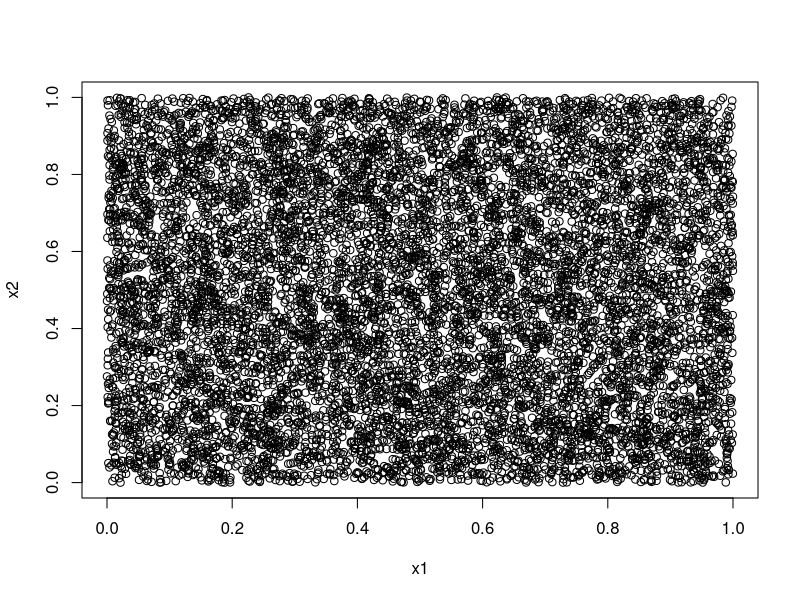
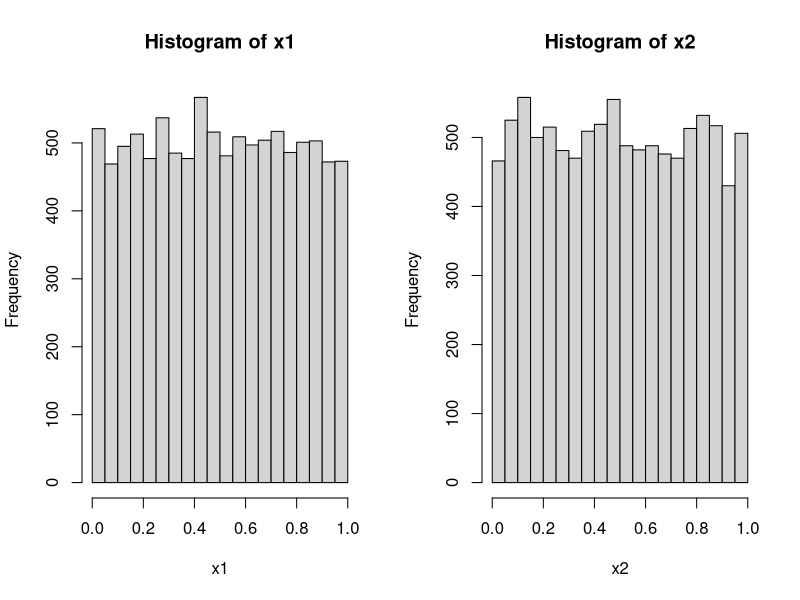
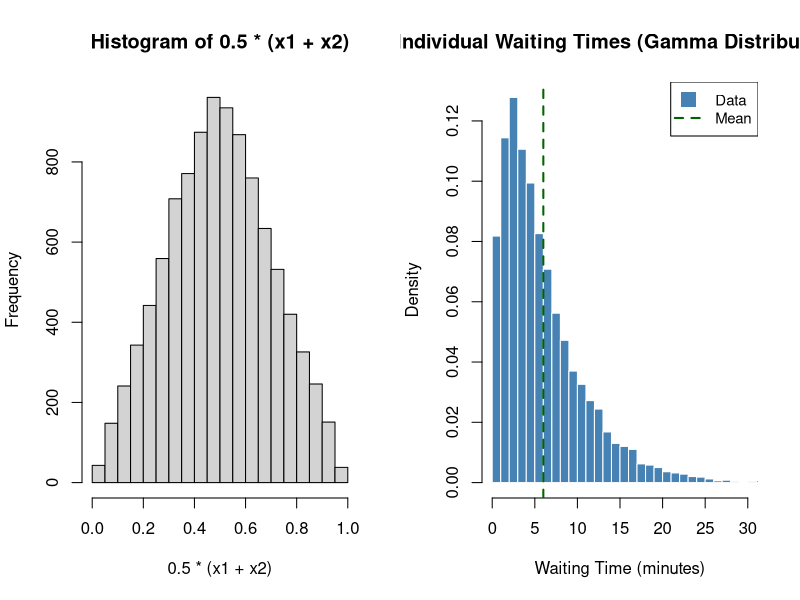

The R source for these figures, in order: (Note: this script raises an error after producing the figures.)
## ---- chunk 1
knitr::opts_chunk$set(echo = TRUE, warning = FALSE, message = FALSE, fig.width = 10, fig.height = 6)
set.seed(123)
## ---- chunk 2
## Sample 10000 values for 2 variables according to a uniform distribution

x1 <- runif(10000)
x2 <- runif(10000)
## ---- chunk 3
plot (x1,x2)
## ---- chunk 4
par(mfrow=c(1,2))
hist(x1)
hist(x2)
    
## ---- chunk 5
hist(0.5*(x1+x2))
## ---- chunk 6
# Parameters of the Gamma distribution - NOT important to know or understand
            ########### THE CODE HERE IS NOT IMPORTANT ###########
shape_param <- 1.5
scale_param <- 4

# Theoretical values
mu <- shape_param * scale_param
sigma <- sqrt(shape_param * scale_param^2)

# Generate sample data to visualize possible waiting time
individual_times <- rgamma(5000, shape = shape_param, scale = scale_param)

# Plot
hist(individual_times, breaks = 50, freq = FALSE, 
     col = "steelblue", border = "white",
     main = "Individual Waiting Times (Gamma Distribution)",
     xlab = "Waiting Time (minutes)", ylab = "Density",
     xlim = c(0, 30))

# Add mean line
abline(v = mu, col = "darkgreen", lty = 2, lwd = 2)
legend("topright", legend = c("Data", "Mean"),
       col = c("steelblue", "darkgreen"), 
       lty = c(NA, 2), lwd = c(NA, 2), 
       pch = c(15, NA), pt.cex = 2, cex = 0.9)
## ---- chunk 7
# ============================================
# This is the number of customers over which the owner computes the average.
# CHANGE THIS VALUE TO EXPERIMENT!
number_clients <- 2  # Try: 2, 5, 10, 30, 50, 200
# ============================================

num_days <- 1000 # Number of days in which the survey is conducted

# Simulate sample means
sample_means <- replicate(num_days, {
  sample_data <- rgamma(number_clients, shape = shape_param, scale = scale_param) # random simulation
  mean(sample_data)
})

# Theoretical parameters for sampling distribution
theoretical_mean <- mu
theoretical_se <- sigma / sqrt(sample_size)
## ---- chunk 8
# Create two-panel plot
par(mfrow = c(2, 1), mar = c(4, 4, 3, 2))

# Panel 1: Histogram with normal overlay
hist(sample_means, breaks = 40, freq = FALSE, 
     col = "coral", border = "white",
     main = paste("Distribution of Sample Means (n =", sample_size, ")"),
     xlab = "Sample Mean Waiting Time (minutes)", ylab = "Density",
     xlim = c(2, 15))

# Add theoretical normal curve
x_vals <- seq(2, 15, length.out = 500)
lines(x_vals, dnorm(x_vals, mean = theoretical_mean, sd = theoretical_se), 
      col = "blue", lwd = 2)

# Add mean line
abline(v = theoretical_mean, col = "darkgreen", lty = 2, lwd = 2)

legend("topleft", legend = c("Sample Means", "Theoretical Normal", "Mean"),
       col = c("coral", "blue", "darkgreen"), 
       lty = c(NA, 1, 2), lwd = c(NA, 2, 2), 
       pch = c(15, NA, NA), pt.cex = 2, cex = 0.9)

# Panel 2: Q-Q plot
qqnorm(sample_means, main = "Q-Q Plot: Are Sample Means Normal?",
       col = "coral", pch = 16, cex = 0.6)
qqline(sample_means, col = "blue", lwd = 2)

par(mfrow = c(1, 1))
## ---- chunk 9
# Generate sample means for n = 2, 10, 200
qqplot_sizes <- c(2, 10, 200)

qqplot_means_list <- list()

for (i in seq_along(qqplot_sizes)) {
  n <- qqplot_sizes[i]
  qqplot_means_list[[i]] <- replicate(5000, 
                                      mean(rgamma(n, shape = shape_param, scale = scale_param)))
}

# Create three-panel Q-Q plot
par(mfrow = c(1, 3), mar = c(4, 4, 3, 2))

colors_qq <- c("#e74c3c", "#3498db", "#9b59b6")

for (i in seq_along(qqplot_sizes)) {
  qqnorm(qqplot_means_list[[i]], 
         main = paste("Q-Q Plot: n =", qqplot_sizes[i]),
         col = colors_qq[i], pch = 16, cex = 0.6,
         xlab = "Theoretical Quantiles", ylab = "Sample Quantiles")
  qqline(qqplot_means_list[[i]], col = "black", lwd = 2)
}

par(mfrow = c(1, 1))
## ---- chunk 10
# Range of sample sizes to explore
sample_sizes <- seq(2, 200, by = 2)

# Simulate SE for each sample size
simulated_se <- sapply(sample_sizes, function(n) {
  sample_means_n <- replicate(1000, {
    mean(rgamma(n, shape = shape_param, scale = scale_param))
  })
  sd(sample_means_n)
})

# Theoretical SE
theoretical_se_values <- sigma / sqrt(sample_sizes)

# Plot
plot(sample_sizes, simulated_se, 
     type = "p", pch = 16, col = "coral", cex = 1.2,
     main = "Standard Error vs. Sample Size",
     xlab = "Sample Size (n)",
     ylab = "Standard Error (SE)",
     ylim = c(0, max(simulated_se) * 1.1))

# Add theoretical curve
lines(sample_sizes, theoretical_se_values, col = "blue", lwd = 2.5)

# Add equation
text(180, max(simulated_se) * 0.92, 
     expression(SE == sigma/sqrt(n)),
     col = "blue", cex = 1.2)

# Add grid
grid(col = "gray80", lty = 2)

# Add legend
legend("topright", legend = c("Simulated SE", "Theoretical SE"),
       col = c("coral", "blue"), pch = c(16, NA), lty = c(NA, 1), 
       lwd = c(NA, 2.5), pt.cex = 1.2, cex = 1)
## ---- chunk 11
x1 <- runif(10000)
x2 <- 1-x1
## ---- chunk 12
     ########### THE CODE HERE IS NOT IMPORTANT ###########
# True parameter (unknown to the coffee shop manager in practice)
lambda <- 50

# Display Poisson distribution
x_vals <- 25:75
probs <- dpois(x_vals, lambda = lambda)

barplot(probs, names.arg = x_vals, 
        col = "skyblue", border = "white",
        main = "Distribution of Customer Arrivals (Poisson, λ = 50)",
        xlab = "Number of Customers per 10-minute Window",
        ylab = "Probability",
        ylim = c(0, max(probs) * 1.15))

## ---- chunk 13
# Simulate 5 observations 100 times
lambda = 50
n = 5
X = lapply(1:100,function(i) {rpois(n,lambda = lambda)})
## ---- chunk 14
# we compute the sample means
Xm = sapply(X,mean)
# and the sample standard deviations
Xsd = sapply(X,sd) 
## ---- chunk 15
df = n-1
tc = qt(c(0.975),df) # this is the critical value for the t-distribution for df = N-1 degrees of freedom and 95% CI

Xl = Xm-tc*Xsd/sqrt(n) # upper bound of the 95% CI
Xh = Xm+tc*Xsd/sqrt(n) # lower bound of the 95% CI
## ---- chunk 16
col = c('red','blue')

## vector of TRUE/FALSE if the real expectation value lambda is inside the interval
i.ok =  as.factor(Xl < lambda & Xh > lambda)

## plot the mean values and the confidence interval
plot(Xm,ylim=c(20,80),pch=20,ylab="",main=paste("Mean values and confidence intervals, N=",n));abline(h=lambda,lty=3);invisible(lapply(1:length(Xl), function(i) {
  points(c(i,i), c(Xl[i], Xh[i]), type="l", col=col[i.ok[i]], lwd=2)
}))
